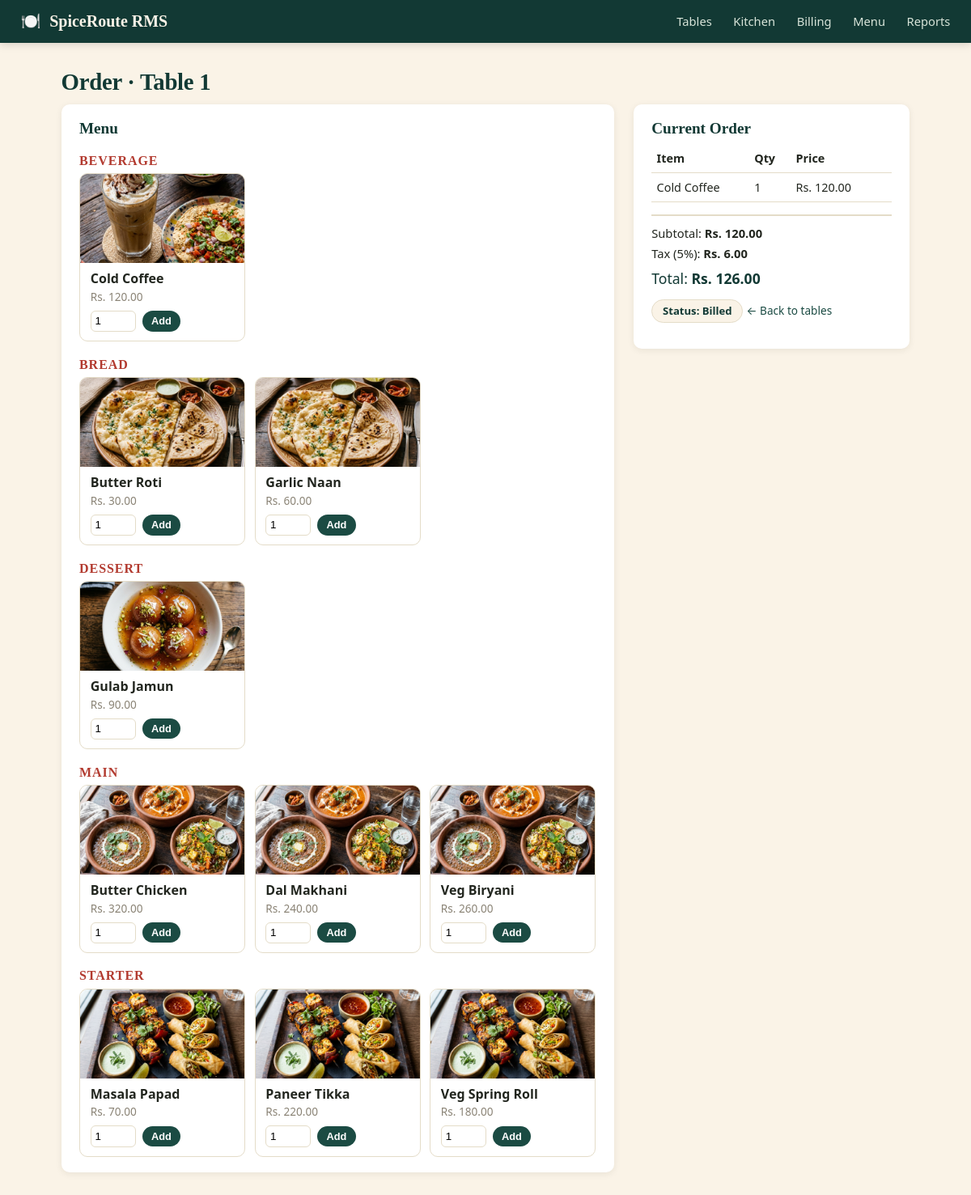
Page /order/1 on the committed database.
### app.py (models this page shows)
class Table(db.Model):
    id = db.Column(db.Integer, primary_key=True)
    number = db.Column(db.Integer, unique=True, nullable=False)
    capacity = db.Column(db.Integer, default=4)
    status = db.Column(db.String(20), default="available")
    orders = db.relationship("Order", backref="table", lazy=True)

class MenuItem(db.Model):
    id = db.Column(db.Integer, primary_key=True)
    name = db.Column(db.String(100), nullable=False)
    category = db.Column(db.String(50), default="Main")
    price = db.Column(db.Float, nullable=False)
    stock_qty = db.Column(db.Integer, default=100)
    available = db.Column(db.Boolean, default=True)

class OrderItem(db.Model):
    id = db.Column(db.Integer, primary_key=True)
    order_id = db.Column(db.Integer, db.ForeignKey("order.id"), nullable=False)
    menu_item_id = db.Column(db.Integer, db.ForeignKey("menu_item.id"), nullable=False)
    quantity = db.Column(db.Integer, default=1)
    price_at_order = db.Column(db.Float, nullable=False)
    status = db.Column(db.String(20), default="pending")
    menu_item = db.relationship("MenuItem")

class Order(db.Model):
    id = db.Column(db.Integer, primary_key=True)
    table_id = db.Column(db.Integer, db.ForeignKey("table.id"), nullable=False)
    status = db.Column(db.String(20), default="open")
    created_at = db.Column(db.DateTime, default=datetime.utcnow)
    items = db.relationship("OrderItem", backref="order", lazy=True, cascade="all, delete-orphan")
    @property
    def subtotal(self):
        return sum(i.price_at_order * i.quantity for i in self.items)
    @property
    def tax(self):
        return round(self.subtotal * TAX_RATE, 2)
    @property
    def total(self):
        return round(self.subtotal + self.tax, 2)

### app.py (the view)
@app.route("/order/<int:order_id>")
def build_order(order_id):
    order = Order.query.get_or_404(order_id)
    menu_by_category = {}
    for item in MenuItem.query.filter_by(available=True).order_by(MenuItem.category, MenuItem.name):
        menu_by_category.setdefault(item.category, []).append(item)
    return render_template("order.html", order=order, menu_by_category=menu_by_category)

### templates/order.html (shortened to what this page needs)
{% extends "base.html" %}
{% block content %}
<h1>Order · Table {{ order.table.number }}</h1>
{% set category_images = {
  'Starter':  'images/starters.png',
  'Main':     'images/mains.png',
  'Bread':    'images/breads.png',
  'Dessert':  'images/dessert.png',
  'Beverage': 'images/beverages.png'
} %}
<div class="order-layout">
  <div class="menu-panel">
    <h2>Menu</h2>
    {% for category, items in menu_by_category.items() %}
      <h3 class="menu-category">{{ category }}</h3>
      <div class="menu-items">
        {% for item in items %}
        <form method="POST" action="{{ url_for('add_item', order_id=order.id) }}" class="menu-item-card">
          {% set img = category_images.get(category) %}
          {% if img %}
          <div class="menu-item-img-wrap">
            <img src="{{ url_for('static', filename=img) }}" alt="{{ item.name }}" class="menu-item-img">
          </div>
          {% else %}
          <div class="menu-item-img-placeholder">🍽️</div>
          {% endif %}
          <div class="menu-item-name">{{ item.name }}</div>
          <div class="menu-item-price">Rs. {{ "%.2f"|format(item.price) }}</div>
          <div class="menu-item-actions">
            <input type="number" name="qty" value="1" min="1" class="qty-input">
            <button class="btn btn-small btn-primary" type="submit">Add</button>
          </div>
        </form>
        {% endfor %}
      </div>
    {% endfor %}
  </div>
  <div class="ticket-panel">
    <h2>Current Order</h2>
    {% if order.items %}
    <table class="order-table">
      <thead><tr><th>Item</th><th>Qty</th><th>Price</th><th></th></tr></thead>
      <tbody>
        {% for i in order.items %}
        <tr>
          <td>{{ i.menu_item.name }}</td>
          <td>{{ i.quantity }}</td>
          <td>Rs. {{ "%.2f"|format(i.price_at_order * i.quantity) }}</td>
          <td>
          </td>
        </tr>
        {% endfor %}
      </tbody>
    </table>
    <div class="order-summary">
      <div>Subtotal: <strong>Rs. {{ "%.2f"|format(order.subtotal) }}</strong></div>
      <div>Tax (5%): <strong>Rs. {{ "%.2f"|format(order.tax) }}</strong></div>
      <div class="total">Total: <strong>Rs. {{ "%.2f"|format(order.total) }}</strong></div>
    </div>
    {% else %}
    <p class="empty-state">No items added yet. Select from the menu.</p>
    {% endif %}
    {% if order.status == 'open' %}
    <form method="POST" action="{{ url_for('submit_order', order_id=order.id) }}">
      <button class="btn btn-primary btn-block" type="submit">Send to Kitchen</button>
    </form>
    {% else %}
    <p class="badge">Status: {{ order.status.replace('_',' ')|title }}</p>
    {% endif %}
    <a class="back-link" href="{{ url_for('dashboard') }}">← Back to tables</a>
  </div>
</div>
{% endblock %}

### templates/base.html (shortened to what this page needs)
<!DOCTYPE html>
<html lang="en">
<head>
<link rel="stylesheet" href="{{ url_for('static', filename='style.css') }}">
</head>
<body>
<header class="topbar">
  <div class="brand">🍽️ <span>SpiceRoute RMS</span></div>
  <nav>
    <a href="{{ url_for('dashboard') }}" class="{{ 'active' if request.endpoint=='dashboard' }}">Tables</a>
    <a href="{{ url_for('kitchen') }}" class="{{ 'active' if request.endpoint=='kitchen' }}">Kitchen</a>
    <a href="{{ url_for('billing_list') }}" class="{{ 'active' if request.endpoint in ['billing_list','bill'] }}">Billing</a>
    <a href="{{ url_for('menu_list') }}" class="{{ 'active' if request.endpoint=='menu_list' }}">Menu</a>
    <a href="{{ url_for('reports') }}" class="{{ 'active' if request.endpoint=='reports' }}">Reports</a>
  </nav>
</header>
<main class="container">
  {% block content %}{% endblock %}
</main>
</body>
</html>

### static/style.css (style rules this page uses)
:root { --ink: #22261f; --cream: #faf3e7; --panel: #ffffff; --teal: #1b4b43; --teal-dark: #123934; --saffron: #e8a33d; --rust: #b23a2f; --sage: #6b8f71; --line: #e4dcc8; --radius: 10px; --shadow: 0 2px 8px rgba(34,38,31,0.08); }
* { box-sizing: border-box; }
body { margin: 0; font-family: "Segoe UI", -apple-system, BlinkMacSystemFont, sans-serif; background: var(--cream); color: var(--ink); }
h1, h2, h3 { font-family: Georgia, "Times New Roman", serif; font-weight: 700; margin: 0 0 0.4em; color: var(--teal-dark); }
h1 { font-size: 1.8rem; letter-spacing: -0.01em; }
h2 { font-size: 1.2rem; }
h3.menu-category { font-size: 1rem; color: var(--rust); text-transform: uppercase; letter-spacing: 0.06em; margin-top: 1.2em; }
.topbar { background: var(--teal-dark); color: var(--cream); display: flex; align-items: center; justify-content: space-between; padding: 0.9rem 1.6rem; box-shadow: 0 2px 10px rgba(0,0,0,0.15); }
.brand { font-family: Georgia, serif; font-size: 1.25rem; font-weight: 700; }
.brand span { margin-left: 0.35rem; }
nav a { color: #d8e4d9; text-decoration: none; margin-left: 1.4rem; font-size: 0.92rem; padding-bottom: 4px; border-bottom: 2px solid transparent; transition: border-color 0.15s, color 0.15s; }
.container { max-width: 1100px; margin: 0 auto; padding: 2rem 1.6rem 4rem; }
.btn { display: inline-block; border: none; border-radius: 999px; padding: 0.55rem 1.2rem; font-size: 0.9rem; font-weight: 600; cursor: pointer; text-decoration: none; transition: transform 0.08s ease, box-shadow 0.15s ease; }
.btn-primary { background: var(--teal); color: #fff; }
.btn-small { padding: 0.32rem 0.7rem; font-size: 0.8rem; }
.order-layout { display: grid; grid-template-columns: 2fr 1fr; gap: 1.5rem; align-items: start; }
.menu-panel, .ticket-panel { background: var(--panel); border-radius: var(--radius); box-shadow: var(--shadow); padding: 1.2rem 1.4rem; }
.menu-items { display: grid; grid-template-columns: repeat(auto-fill, minmax(180px,1fr)); gap: 0.7rem; }
.menu-item-card { border: 1px solid var(--line); border-radius: var(--radius); overflow: hidden; display: flex; flex-direction: column; gap: 0; background: var(--panel); transition: box-shadow 0.18s ease, transform 0.18s ease; }
.menu-item-img-wrap { width: 100%; height: 110px; overflow: hidden; flex-shrink: 0; }
.menu-item-img { width: 100%; height: 100%; object-fit: cover; display: block; transition: transform 0.3s ease; }
.menu-item-name { font-weight: 600; padding: 0.5rem 0.8rem 0.1rem; }
.menu-item-price { color: #8a8375; font-size: 0.85rem; padding: 0 0.8rem; }
.menu-item-actions { display: flex; gap: 0.5rem; align-items: center; padding: 0.5rem 0.8rem 0.7rem; }
.qty-input { width: 3.5rem; padding: 0.3rem; border-radius: 6px; border: 1px solid var(--line); }
.order-table { width: 100%; border-collapse: collapse; margin-top: 0.5rem; }
.order-table th, .order-table td { text-align: left; padding: 0.5rem 0.4rem; border-bottom: 1px solid var(--line); font-size: 0.9rem; }
.order-summary { margin-top: 0.9rem; padding-top: 0.7rem; border-top: 2px solid var(--line); font-size: 0.92rem; display: flex; flex-direction: column; gap: 0.3rem; }
.order-summary .total { font-size: 1.1rem; color: var(--teal-dark); margin-top: 0.3rem; }
.badge { display: inline-block; background: var(--cream); border: 1px solid var(--line); border-radius: 999px; padding: 0.3rem 0.8rem; font-size: 0.82rem; font-weight: 600; color: var(--teal-dark); }
.back-link { display: inline-block; margin-top: 1rem; color: var(--teal); font-size: 0.85rem; text-decoration: none; }

### rows in the picture
Table: table.number "1"
MenuItem: category "BEVERAGE", shows a picture, name "Cold Coffee", price "120.00"
MenuItem: category "BREAD", name "Butter Roti", price "30.00"
MenuItem: name "Garlic Naan", price "60.00"
MenuItem: category "DESSERT", shows a picture, name "Gulab Jamun", price "90.00"
MenuItem: category "MAIN", name "Butter Chicken", price "320.00"
MenuItem: name "Dal Makhani", price "240.00"
MenuItem: name "Veg Biryani", price "260.00"
MenuItem: category "STARTER", name "Masala Papad", price "70.00"
MenuItem: name "Paneer Tikka", price "220.00"
MenuItem: name "Veg Spring Roll", price "180.00"
OrderItem: menu_item.name "Cold Coffee", quantity "1", i.price_at_order*i.quantity "120.00", subtotal "120.00", tax "6.00", total "126.00"
Order: status.replace "Billed"
